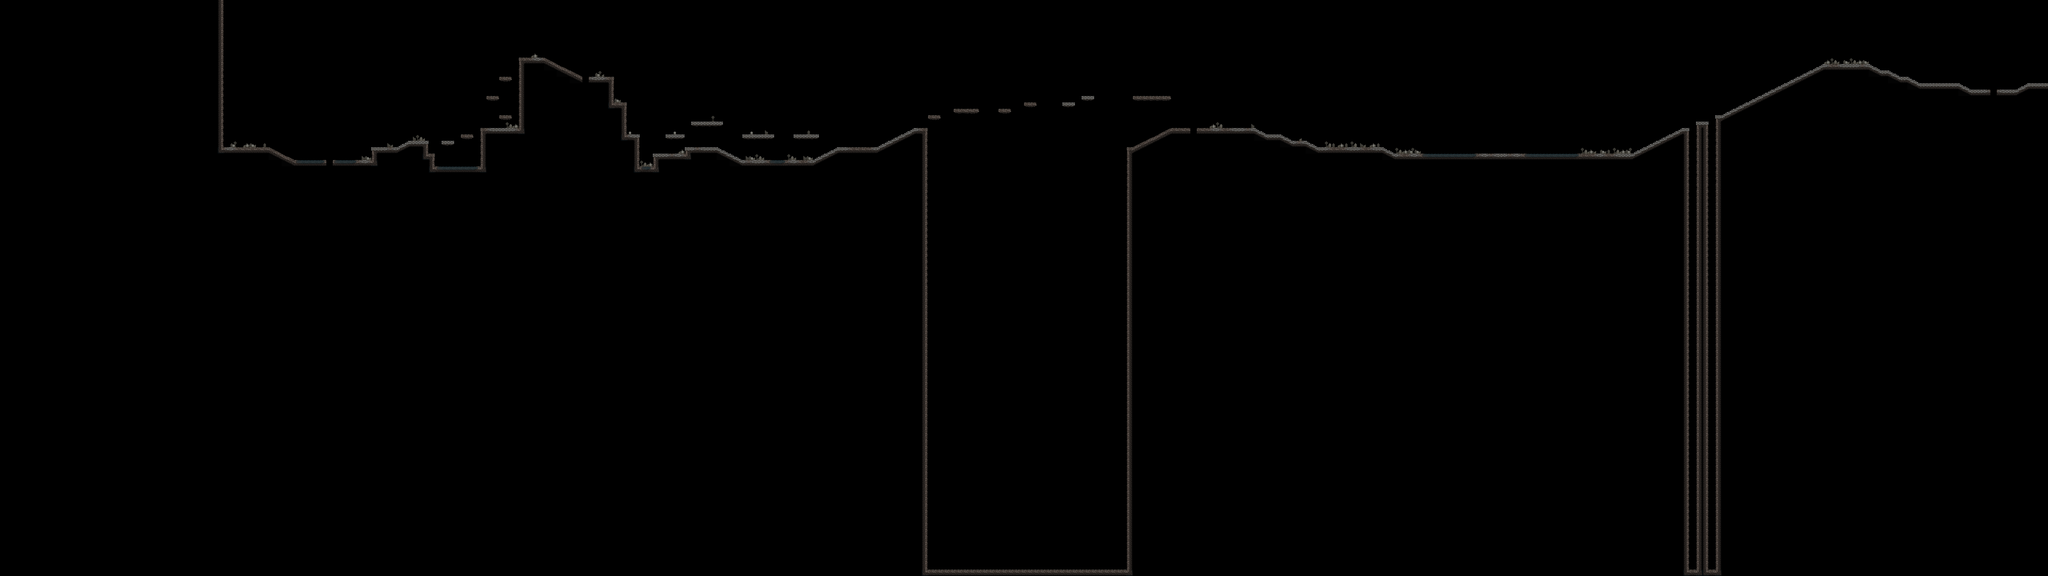

The image is a tile-based game level rendered from a .tmx file. Its description and source (layers, tilesets, objects; grid data summarised) follow:
An orthogonal 320x90 tile map with 32x32 px tiles, 2 tile layers (Capa de patrones 2, Capa de patrones 1), 2 tilesets and 84 objects (4x bonfire).

<map version="1.10" tiledversion="1.11.2" orientation="orthogonal" renderorder="right-down" width="320" height="90" tilewidth="32" tileheight="32" infinite="0" nextlayerid="9" nextobjectid="527">
 <tileset firstgid="1" source="tilemapeardo.tsx" />
 <tileset firstgid="226" source="tilemapeardo2.tsx" />
 <layer id="3" name="Capa de patrones 2" width="320" height="90">
  <data>[28800 cells, 13091 non-empty, 14 distinct tile ids]</data>
 </layer>
 <layer id="1" name="Capa de patrones 1" width="320" height="90">
  <data>[28800 cells, 8051 non-empty, 50 distinct tile ids]</data>
 </layer>
 <objectgroup id="8" name="Interactables">
  <object id="467" name="bonfire" x="9952.18" y="416.182" width="32" height="31.6364" />
  <object id="470" name="bonfire" x="5952.25" y="607.75" width="31.75" height="32.25" />
  <object id="471" name="bonfire" x="2912.33" y="352" width="31.6667" height="31.3333" />
  <object id="472" name="bonfire" x="1632.18" y="768.182" width="31.8182" height="31.4545" />
 </objectgroup>
 <objectgroup id="6" name="Collisions">
  <object id="18" x="1090.5" y="744" width="253.5" height="24" />
  <object id="20" x="1344" y="736">
   <polygon points="0.0117188,8.00781 128.004,73.6433 128,96 0,32" />
  </object>
  <object id="22" x="1472" y="809.636" width="416" height="22.3636" />
  <object id="23" x="1856" y="768" width="32" height="41.6364" />
  <object id="24" x="1856" y="744.25" width="160" height="23.75" />
  <object id="25" x="2048" y="712" width="96" height="24" />
  <object id="26" x="2112" y="736" width="32" height="40" />
  <object id="27" x="2112" y="776" width="60.3636" height="24" />
  <object id="28" x="2144" y="800" width="28.3636" height="41.163" />
  <object id="29" x="2144" y="841.25" width="288" height="22.75" />
  <object id="30" x="2403.75" y="672" width="28.25" height="169.273" />
  <object id="31" x="2304" y="680.455" width="64" height="9.81818" />
  <object id="33" x="2403.75" y="648.75" width="220.25" height="23.25" />
  <object id="34" x="2595.33" y="320" width="28.6667" height="328.727" />
  <object id="39" x="2496" y="584.182" width="64" height="10.1818" />
  <object id="40" x="2595" y="296.5" width="125" height="23.5" />
  <object id="41" x="2720" y="288">
   <polygon points="-0.000954861,8.49913 191.994,104.358 192,128 0,32" />
  </object>
  <object id="42" x="2912" y="392.364" width="157.182" height="23.6364" />
  <object id="43" x="3040" y="416" width="29.0682" height="103.455" />
  <object id="44" x="3040" y="519.545" width="93.25" height="24.4545" />
  <object id="45" x="3104" y="544" width="29.25" height="135.636" />
  <object id="46" x="3104" y="679.727" width="92.8182" height="24.2727" />
  <object id="47" x="3168" y="704" width="28.9091" height="136" />
  <object id="48" x="3168" y="840" width="128" height="24" />
  <object id="49" x="3266.5" y="800" width="29.5" height="40" />
  <object id="50" x="3266.5" y="775.75" width="189.5" height="24.25" />
  <object id="51" x="3424" y="744.25" width="160" height="31.5" />
  <object id="52" x="3328" y="679.273" width="96" height="9.63636" />
  <object id="53" x="3456" y="616.364" width="160" height="9.81818" />
  <object id="54" x="3712" y="679.818" width="160" height="9.81818" />
  <object id="55" x="3968" y="679.875" width="128" height="10.375" />
  <object id="58" x="3680" y="809.08" width="416" height="22.9205" />
  <object id="59" x="4192" y="744.25" width="224" height="23.75" />
  <object id="60" x="4576" y="648.75" width="61.875" height="23.25" />
  <object id="61" x="4608" y="672" width="30" height="288" />
  <object id="62" x="4640" y="584.125" width="64" height="9" />
  <object id="63" x="4768" y="551.909" width="128" height="9.36364" />
  <object id="64" x="4992" y="552.545" width="64" height="9.27273" />
  <object id="65" x="5119.82" y="520.182" width="64" height="9.45455" />
  <object id="66" x="5312" y="519.636" width="64" height="10.9091" />
  <object id="67" x="5408" y="487.636" width="64" height="9.63636" />
  <object id="69" x="5664" y="488.364" width="192" height="8.18182" />
  <object id="70" x="5635.33" y="744.182" width="28.6667" height="2134.48" />
  <object id="71" x="5856" y="648" width="416" height="24" />
  <object id="72" x="5664" y="736">
   <polygon points="-0.00390625,8.18854 192.001,-88.0063 192,-64 0,32" />
  </object>
  <object id="77" x="6304" y="680.273" width="96" height="23.7273" />
  <object id="79" x="6432" y="712" width="96" height="24" />
  <object id="80" x="6560" y="744.545" width="352" height="23.4545" />
  <object id="81" x="6944" y="775.545" width="1248" height="24.4545" />
  <object id="83" x="8480" y="616.125" width="64" height="2262.54" />
  <object id="85" x="9120" y="327.818" width="224" height="24.1818" />
  <object id="87" x="9376" y="361.25" width="64" height="22.75" />
  <object id="88" x="9472" y="392.25" width="64" height="23.75" />
  <object id="89" x="9568" y="424.5" width="224" height="23.5" />
  <object id="91" x="9824" y="457.455" width="288" height="22.5455" />
  <object id="92" x="10144" y="425.091" width="96" height="22.9091" />
  <object id="94" x="8416" y="647.375" width="30" height="2232.63" />
  <object id="95" x="8577.67" y="583.909" width="30.3333" height="2292.09" />
  <object id="464" x="2496.5" y="391.75" width="62.75" height="11.5" />
  <object id="465" x="2432" y="486.5" width="63.75" height="12.5" />
  <object id="473" x="2208" y="710.5" width="63.25" height="12.25" />
  <object id="475" x="4606.67" y="960" width="31.3333" height="1922.42" />
  <object id="481" x="1090" y="0" width="25" height="744" />
  <object id="508" x="8414.67" y="2849.33" width="194.667" height="30.6667" />
  <object id="510" x="4605.33" y="2848" width="1060" height="30.6667" />
  <object id="512" x="2048" y="712">
   <polygon points="0,0 -64.0078,32.2891 0,32" />
  </object>
  <object id="513" x="3584" y="744">
   <polygon points="-0.0078125,0.265625 128.656,65.1875 0,64" />
  </object>
  <object id="514" x="4192" y="744">
   <polygon points="-0.00390625,0.226563 -128.406,65.2188 0,64" />
  </object>
  <object id="515" x="4576" y="648">
   <polygon points="-0.00390625,0.722656 -192.172,96.3125 0,96" />
  </object>
  <object id="516" x="6272" y="648">
   <polygon points="0,0.0117188 64.1016,32.2969 0,32" />
  </object>
  <object id="517" x="6400" y="680">
   <polygon points="-0.015625,0.292969 64.0039,32.0117 0,32" />
  </object>
  <object id="518" x="6528" y="712">
   <polygon points="0.00390625,0.0234375 64.4278,32.6 0.427778,32.6" />
  </object>
  <object id="519" x="6912" y="744">
   <polygon points="-0.0195313,0.574219 64,32 0,32" />
  </object>
  <object id="520" x="8416" y="648">
   <polygon points="-0.00390625,-0.65625 -256,128 0,128" />
  </object>
  <object id="521" x="8608" y="584">
   <polygon points="-0.0351563,-0.0664063 512.027,-256.164 512,0" />
  </object>
  <object id="522" x="9344" y="328">
   <polygon points="-0.0078125,-0.152344 64.7188,33.375 0,32" />
  </object>
  <object id="523" x="9440" y="360">
   <polygon points="-0.0117188,1.25781 64.125,32.2813 0,32" />
  </object>
  <object id="524" x="9536" y="392">
   <polygon points="-0.0234375,0.28125 64,32.6719 0,32" />
  </object>
  <object id="525" x="9792" y="424">
   <polygon points="-0.0625,0.625 64.1406,33.5781 0,32" />
  </object>
  <object id="526" x="10144" y="424">
   <polygon points="0.03125,1.03125 -64.0156,33.5469 0,32" />
  </object>
 </objectgroup>
</map>